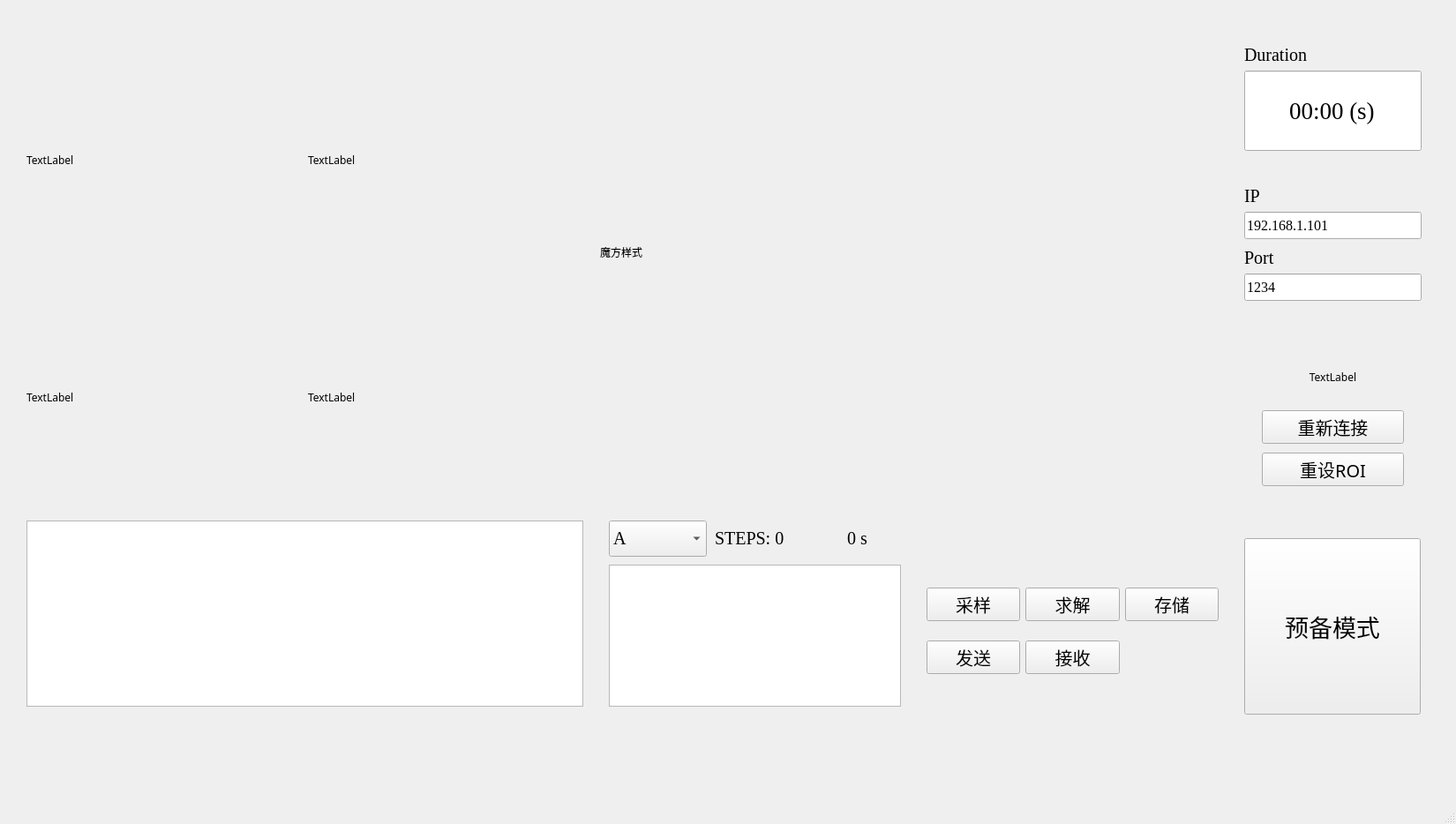
<?xml version="1.0" encoding="UTF-8"?>
<ui version="4.0">
 <class>MainWindow</class>
 <widget class="QMainWindow" name="MainWindow">
  <property name="geometry">
   <rect>
    <x>0</x>
    <y>0</y>
    <width>1650</width>
    <height>934</height>
   </rect>
  </property>
  <property name="windowTitle">
   <string>MainWindow</string>
  </property>
  <property name="accessibleName">
   <string>btn_net</string>
  </property>
  <widget class="QWidget" name="centralwidget">
   <widget class="QWidget" name="gridLayoutWidget">
    <property name="geometry">
     <rect>
      <x>30</x>
      <y>50</y>
      <width>631</width>
      <height>531</height>
     </rect>
    </property>
    <property name="font">
     <font>
      <family>楷体</family>
     </font>
    </property>
    <layout class="QGridLayout" name="gridLayout">
     <item row="0" column="0">
      <widget class="QLabel" name="label_img0">
       <property name="font">
        <font>
         <family>楷体</family>
        </font>
       </property>
       <property name="text">
        <string>TextLabel</string>
       </property>
       <property name="scaledContents">
        <bool>true</bool>
       </property>
      </widget>
     </item>
     <item row="1" column="1">
      <widget class="QLabel" name="label_img3">
       <property name="font">
        <font>
         <family>楷体</family>
        </font>
       </property>
       <property name="text">
        <string>TextLabel</string>
       </property>
       <property name="scaledContents">
        <bool>true</bool>
       </property>
      </widget>
     </item>
     <item row="0" column="1">
      <widget class="QLabel" name="label_img1">
       <property name="font">
        <font>
         <family>楷体</family>
        </font>
       </property>
       <property name="text">
        <string>TextLabel</string>
       </property>
       <property name="scaledContents">
        <bool>true</bool>
       </property>
      </widget>
     </item>
     <item row="1" column="0">
      <widget class="QLabel" name="label_img2">
       <property name="font">
        <font>
         <family>楷体</family>
        </font>
       </property>
       <property name="text">
        <string>TextLabel</string>
       </property>
       <property name="scaledContents">
        <bool>true</bool>
       </property>
      </widget>
     </item>
    </layout>
   </widget>
   <widget class="QLabel" name="label_show">
    <property name="geometry">
     <rect>
      <x>680</x>
      <y>50</y>
      <width>621</width>
      <height>471</height>
     </rect>
    </property>
    <property name="font">
     <font>
      <family>楷体</family>
     </font>
    </property>
    <property name="text">
     <string>魔方样式</string>
    </property>
   </widget>
   <widget class="QTextEdit" name="tedit_show">
    <property name="geometry">
     <rect>
      <x>30</x>
      <y>590</y>
      <width>631</width>
      <height>211</height>
     </rect>
    </property>
    <property name="font">
     <font>
      <family>Times New Roman</family>
     </font>
    </property>
    <property name="focusPolicy">
     <enum>Qt::NoFocus</enum>
    </property>
   </widget>
   <widget class="QPushButton" name="pbtn_running">
    <property name="geometry">
     <rect>
      <x>1410</x>
      <y>610</y>
      <width>200</width>
      <height>200</height>
     </rect>
    </property>
    <property name="font">
     <font>
      <family>楷体</family>
      <pointsize>20</pointsize>
     </font>
    </property>
    <property name="text">
     <string>预备模式</string>
    </property>
   </widget>
   <widget class="QWidget" name="verticalLayoutWidget_2">
    <property name="geometry">
     <rect>
      <x>1430</x>
      <y>380</y>
      <width>161</width>
      <height>181</height>
     </rect>
    </property>
    <layout class="QVBoxLayout" name="vlayout_rightlist">
     <property name="spacing">
      <number>10</number>
     </property>
     <property name="leftMargin">
      <number>0</number>
     </property>
     <property name="topMargin">
      <number>20</number>
     </property>
     <property name="bottomMargin">
      <number>10</number>
     </property>
     <item>
      <widget class="QLabel" name="label_net">
       <property name="font">
        <font>
         <family>楷体</family>
        </font>
       </property>
       <property name="text">
        <string>TextLabel</string>
       </property>
       <property name="alignment">
        <set>Qt::AlignCenter</set>
       </property>
      </widget>
     </item>
     <item>
      <widget class="QPushButton" name="pbtn_reconnect">
       <property name="font">
        <font>
         <family>楷体</family>
         <pointsize>15</pointsize>
        </font>
       </property>
       <property name="text">
        <string>重新连接</string>
       </property>
      </widget>
     </item>
     <item>
      <widget class="QPushButton" name="pbtn_roi">
       <property name="font">
        <font>
         <family>楷体</family>
         <pointsize>15</pointsize>
        </font>
       </property>
       <property name="text">
        <string>重设ROI</string>
       </property>
      </widget>
     </item>
    </layout>
   </widget>
   <widget class="QLineEdit" name="ledit_ipaddr">
    <property name="geometry">
     <rect>
      <x>1410</x>
      <y>240</y>
      <width>201</width>
      <height>31</height>
     </rect>
    </property>
    <property name="font">
     <font>
      <family>Times New Roman</family>
      <pointsize>12</pointsize>
     </font>
    </property>
    <property name="text">
     <string>192.168.1.101</string>
    </property>
   </widget>
   <widget class="QLineEdit" name="ledit_netport">
    <property name="geometry">
     <rect>
      <x>1410</x>
      <y>310</y>
      <width>201</width>
      <height>31</height>
     </rect>
    </property>
    <property name="font">
     <font>
      <family>Times New Roman</family>
      <pointsize>12</pointsize>
     </font>
    </property>
    <property name="text">
     <string>1234</string>
    </property>
   </widget>
   <widget class="QLabel" name="label_6">
    <property name="geometry">
     <rect>
      <x>1410</x>
      <y>210</y>
      <width>52</width>
      <height>25</height>
     </rect>
    </property>
    <property name="font">
     <font>
      <family>Times New Roman</family>
      <pointsize>15</pointsize>
     </font>
    </property>
    <property name="text">
     <string>IP</string>
    </property>
   </widget>
   <widget class="QLabel" name="label_7">
    <property name="geometry">
     <rect>
      <x>1410</x>
      <y>280</y>
      <width>52</width>
      <height>25</height>
     </rect>
    </property>
    <property name="font">
     <font>
      <family>Times New Roman</family>
      <pointsize>15</pointsize>
     </font>
    </property>
    <property name="text">
     <string>Port</string>
    </property>
   </widget>
   <widget class="QComboBox" name="bbox_send_char">
    <property name="geometry">
     <rect>
      <x>690</x>
      <y>590</y>
      <width>111</width>
      <height>41</height>
     </rect>
    </property>
    <property name="font">
     <font>
      <family>Times New Roman</family>
      <pointsize>15</pointsize>
     </font>
    </property>
    <property name="cursor">
     <cursorShape>ArrowCursor</cursorShape>
    </property>
    <property name="toolTip">
     <string>发送字符串首段</string>
    </property>
    <item>
     <property name="text">
      <string>A</string>
     </property>
    </item>
    <item>
     <property name="text">
      <string>B</string>
     </property>
    </item>
    <item>
     <property name="text">
      <string>NULL</string>
     </property>
    </item>
   </widget>
   <widget class="QWidget" name="gridLayoutWidget_2">
    <property name="geometry">
     <rect>
      <x>1050</x>
      <y>650</y>
      <width>331</width>
      <height>131</height>
     </rect>
    </property>
    <layout class="QGridLayout" name="gridLayout_2">
     <item row="1" column="0">
      <widget class="QPushButton" name="pbtn_send">
       <property name="font">
        <font>
         <family>楷体</family>
         <pointsize>15</pointsize>
        </font>
       </property>
       <property name="text">
        <string>发送</string>
       </property>
      </widget>
     </item>
     <item row="0" column="1">
      <widget class="QPushButton" name="pbtn_solve">
       <property name="font">
        <font>
         <family>楷体</family>
         <pointsize>15</pointsize>
        </font>
       </property>
       <property name="text">
        <string>求解</string>
       </property>
      </widget>
     </item>
     <item row="1" column="1">
      <widget class="QPushButton" name="pbtn_recv">
       <property name="font">
        <font>
         <family>楷体</family>
         <pointsize>15</pointsize>
        </font>
       </property>
       <property name="text">
        <string>接收</string>
       </property>
      </widget>
     </item>
     <item row="0" column="0">
      <widget class="QPushButton" name="pbtn_sample">
       <property name="font">
        <font>
         <family>楷体</family>
         <pointsize>15</pointsize>
        </font>
       </property>
       <property name="text">
        <string>采样</string>
       </property>
      </widget>
     </item>
     <item row="0" column="2">
      <widget class="QPushButton" name="pbtn_store_sample">
       <property name="font">
        <font>
         <family>楷体</family>
         <pointsize>15</pointsize>
        </font>
       </property>
       <property name="text">
        <string>存储</string>
       </property>
      </widget>
     </item>
    </layout>
   </widget>
   <widget class="QLabel" name="label_steps_len">
    <property name="geometry">
     <rect>
      <x>810</x>
      <y>590</y>
      <width>131</width>
      <height>41</height>
     </rect>
    </property>
    <property name="font">
     <font>
      <family>Times New Roman</family>
      <pointsize>15</pointsize>
     </font>
    </property>
    <property name="text">
     <string>STEPS: 0</string>
    </property>
   </widget>
   <widget class="QTextEdit" name="tedit_send_msg">
    <property name="geometry">
     <rect>
      <x>690</x>
      <y>640</y>
      <width>331</width>
      <height>161</height>
     </rect>
    </property>
    <property name="font">
     <font>
      <family>Times New Roman</family>
      <pointsize>12</pointsize>
     </font>
    </property>
   </widget>
   <widget class="QLabel" name="label_duration">
    <property name="geometry">
     <rect>
      <x>960</x>
      <y>590</y>
      <width>61</width>
      <height>41</height>
     </rect>
    </property>
    <property name="font">
     <font>
      <family>Times New Roman</family>
      <pointsize>15</pointsize>
     </font>
    </property>
    <property name="text">
     <string>0 s</string>
    </property>
   </widget>
   <widget class="QLabel" name="label_8">
    <property name="geometry">
     <rect>
      <x>1410</x>
      <y>50</y>
      <width>131</width>
      <height>25</height>
     </rect>
    </property>
    <property name="font">
     <font>
      <family>Times New Roman</family>
      <pointsize>15</pointsize>
     </font>
    </property>
    <property name="text">
     <string>Duration</string>
    </property>
   </widget>
   <widget class="QLineEdit" name="ledit_duration">
    <property name="geometry">
     <rect>
      <x>1410</x>
      <y>80</y>
      <width>201</width>
      <height>91</height>
     </rect>
    </property>
    <property name="font">
     <font>
      <family>Times New Roman</family>
      <pointsize>20</pointsize>
     </font>
    </property>
    <property name="text">
     <string>00:00 (s)</string>
    </property>
    <property name="alignment">
     <set>Qt::AlignCenter</set>
    </property>
   </widget>
  </widget>
  <widget class="QMenuBar" name="menubar">
   <property name="geometry">
    <rect>
     <x>0</x>
     <y>0</y>
     <width>1650</width>
     <height>26</height>
    </rect>
   </property>
  </widget>
  <widget class="QStatusBar" name="statusbar"/>
 </widget>
 <resources/>
 <connections/>
</ui>
